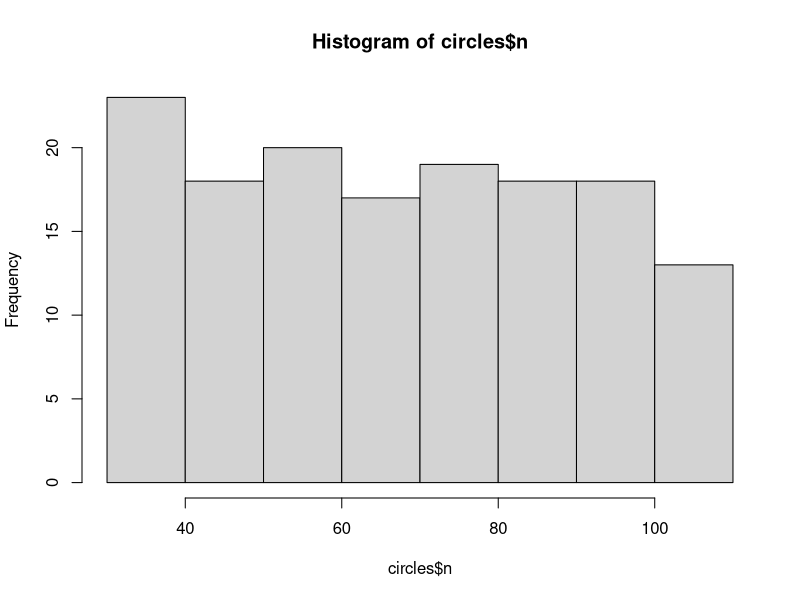

Generate this figure with R: (Note: this script raises an error after producing the figure.)
# libraries ----
library(data.table)
library(ggplot2)

# functions ----
#' Title
#'
#' @param pivot 
#' @param x0 
#' @param y0 
#' @param radius 
#' @param nLines 
#'
#' @return
#' @export
#'
#' @examples
create_kinda_circle <- function(pivot = 0, x0 = 0, y0 = 0, radius = 2, nLines = 25)
{
    lines <- data.table(t = seq(from = .05 * pi, to = .95 * pi, length.out = nLines))
    lines[, x := radius * cos(t + pivot) + x0]
    lines[, y := radius * sin(t + pivot) + y0]
    lines[, xend := radius * cos(2 * pi + pivot - t) + x0]
    lines[, yend := radius * sin(2 * pi + pivot - t) + y0]
    
    return(lines)
}

determine_no_circle <- function(p, n)
{
    cc <- c()
    while (sum(cc) != n)
    {
        jj <- sample(p, 1)
        cc <- c(cc, jj)
        if (n - sum(cc) < min(p))
        {
            b <- n - sum(cc)
            cc[which(max(p) - cc > 0)[1:b]] <- cc[which(max(p) - cc > 0)[1:b]] + 1  
        }
    }
    return(cc)
}

set.seed(seed = 1234)

totalNumberOfLines <- 10000
possibleNoLines <- c(30:110)
circles <- data.table(n = determine_no_circle(p = possibleNoLines, totalNumberOfLines))
circles[, size := n / 50]

nCircles <- nrow(circles)
hist(circles$n)

positions <- gg(n = nCircles)
ggplot(data = positions) + 
    geom_point(aes(x = x, y= y)) + 
    theme_void()

dataLine <- rbindlist(
    l = lapply(
        X = 1:nCircles,
        FUN = function(idC){
            thisKindaCircle <- create_kinda_circle(
                pivot = idC * (pi / (2 * nCircles)), 
                x0 = cos(idC) * idC,
                # x0 = positions$x[idC],
                y0 = sin(idC) * idC,
                # y0 = positions$y[idC],
                radius = (nCircles - idC + 1) * runif(1, .1, .3),
                # radius = sqrt((nCircles - idC + 1)) * runif(1, .1, .3),
                # nLines = a1 + (idC - 1) * q
                nLines = circles$n[idC]
            )
            thisKindaCircle[, id := idC]
            # thisKindaCircle[, radius := (nCircles - idC + 1)]
            thisKindaCircle[, radius := .1]
            return(thisKindaCircle)
        }
    )
)

circles[, color := sample(x = c("#E1BC4F", "#343564", "#39648D"), size = nrow(circles), replace = T)]
circles[, op := sample(x = c("FF", "E6", "CC", "B3"), size = nrow(circles), replace = T)]
circles[, full := paste0(color, op)]
# plot and save it
ggplot() +
    lapply(
        X = 1:nrow(circles),
        FUN = function(i)
        {
            geom_segment(
                data = dataLine[id == i],
                aes(
                    x = x, xend = xend, y = y, yend = yend
                ), 
                # size = circles$size[i], 
                size = .35,
                color = circles$full[i]
            )      
        }
    ) +
    theme_void() +
    theme(
        aspect.ratio = 1,
        legend.position = "none",
        panel.background = element_rect(fill = "#ADC1D1", color = "#ADC1D1")
    )

ggsave(filename = "results/2022_01.png", height = 4, width = 4, dpi = 1440)


gg <- function(n)
{
    f1=jitter(sample(c(2,3),1));f2=jitter(sample(c(2,3),1));f3=jitter(sample(c(2,3),1));f4=jitter(sample(c(2,3),1))
    d1=runif(1,0,1e-02);d2=runif(1,0,1e-02);d3=runif(1,0,1e-02);d4=runif(1,0,1e-02)
    p1=runif(1,0,pi);p2=runif(1,0,pi);p3=runif(1,0,pi);p4=runif(1,0,pi)
    xt = function(t) exp(-d1*t)*sin(t*f1+p1)+exp(-d2*t)*sin(t*f2+p2)
    yt = function(t) exp(-d3*t)*sin(t*f3+p3)+exp(-d4*t)*sin(t*f4+p4)
    t=seq(1, 100, length.out = n)
    data.table(x = xt(t), y = yt(t))
}

